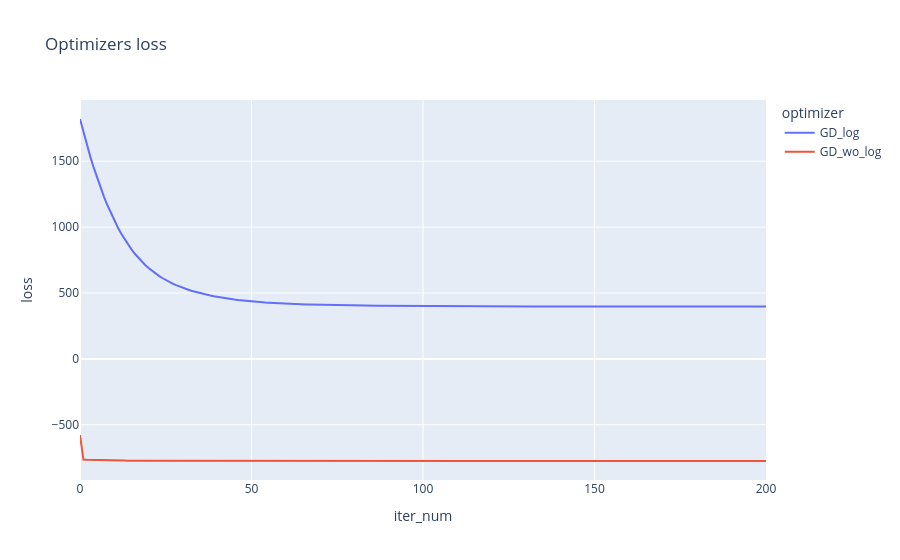

Notebook code cell kept with this figure:
### Code cell
# Подготавливаю датафрейм с лоссами
df_to_plot_2 = pd.concat([
    pd.DataFrame(data=gd_log.history['loss'], columns=['loss']).assign(optimizer='GD_log').reset_index().rename(columns={'index': 'iter_num'}),
    pd.DataFrame(data=gd_no.history['loss'], columns=['loss']).assign(optimizer='GD_wo_log').reset_index().rename(columns={'index': 'iter_num'})
], ignore_index=True)

# Строю график
fig = px.line(data_frame=df_to_plot_2, x='iter_num', y='loss', color='optimizer', title="Optimizers loss")
fig.show()

### Figure 1 — Plotly figure (JSON) as saved in the notebook; plotly's stock layout.template omitted (floating-point values rounded to 4 significant figures; data arrays with more than 128 entries replaced by an {"elided": "..."} marker saying what was removed)
{"data": [{"hovertemplate": "optimizer=GD_log<br>iter_num=%{x}<br>loss=%{y}<extra></extra>", "legendgroup": "GD_log", "line": {"color": "#636efa", "dash": "solid"}, "marker": {"symbol": "circle"}, "mode": "lines", "name": "GD_log", "orientation": "v", "showlegend": true, "type": "scatter", "x": {"elided": "201 int values"}, "xaxis": "x", "y": {"elided": "201 float values"}, "yaxis": "y"}, {"hovertemplate": "optimizer=GD_wo_log<br>iter_num=%{x}<br>loss=%{y}<extra></extra>", "legendgroup": "GD_wo_log", "line": {"color": "#EF553B", "dash": "solid"}, "marker": {"symbol": "circle"}, "mode": "lines", "name": "GD_wo_log", "orientation": "v", "showlegend": true, "type": "scatter", "x": {"elided": "201 int values"}, "xaxis": "x", "y": {"elided": "201 float values"}, "yaxis": "y"}], "layout": {"legend": {"title": {"text": "optimizer"}, "tracegroupgap": 0}, "title": {"text": "Optimizers loss"}, "xaxis": {"anchor": "y", "domain": [0, 1], "title": {"text": "iter_num"}}, "yaxis": {"anchor": "x", "domain": [0, 1], "title": {"text": "loss"}}}}
